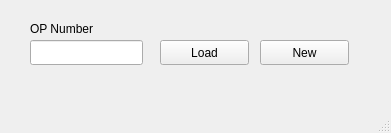
<?xml version="1.0" encoding="UTF-8"?>
<ui version="4.0">
 <class>EntryWindow</class>
 <widget class="QMainWindow" name="EntryWindow">
  <property name="geometry">
   <rect>
    <x>0</x>
    <y>0</y>
    <width>391</width>
    <height>133</height>
   </rect>
  </property>
  <property name="windowTitle">
   <string>MainWindow</string>
  </property>
  <widget class="QWidget" name="centralwidget">
   <widget class="QPushButton" name="loadButton">
    <property name="geometry">
     <rect>
      <x>160</x>
      <y>40</y>
      <width>89</width>
      <height>25</height>
     </rect>
    </property>
    <property name="text">
     <string>Load</string>
    </property>
   </widget>
   <widget class="QLineEdit" name="Opnum">
    <property name="geometry">
     <rect>
      <x>30</x>
      <y>40</y>
      <width>113</width>
      <height>25</height>
     </rect>
    </property>
   </widget>
   <widget class="QLabel" name="label">
    <property name="geometry">
     <rect>
      <x>30</x>
      <y>20</y>
      <width>81</width>
      <height>17</height>
     </rect>
    </property>
    <property name="text">
     <string>OP Number</string>
    </property>
   </widget>
   <widget class="QPushButton" name="newButton">
    <property name="geometry">
     <rect>
      <x>260</x>
      <y>40</y>
      <width>89</width>
      <height>25</height>
     </rect>
    </property>
    <property name="text">
     <string>New</string>
    </property>
   </widget>
  </widget>
  <widget class="QMenuBar" name="menubar">
   <property name="geometry">
    <rect>
     <x>0</x>
     <y>0</y>
     <width>391</width>
     <height>22</height>
    </rect>
   </property>
  </widget>
  <widget class="QStatusBar" name="statusbar"/>
 </widget>
 <resources/>
 <connections/>
</ui>
